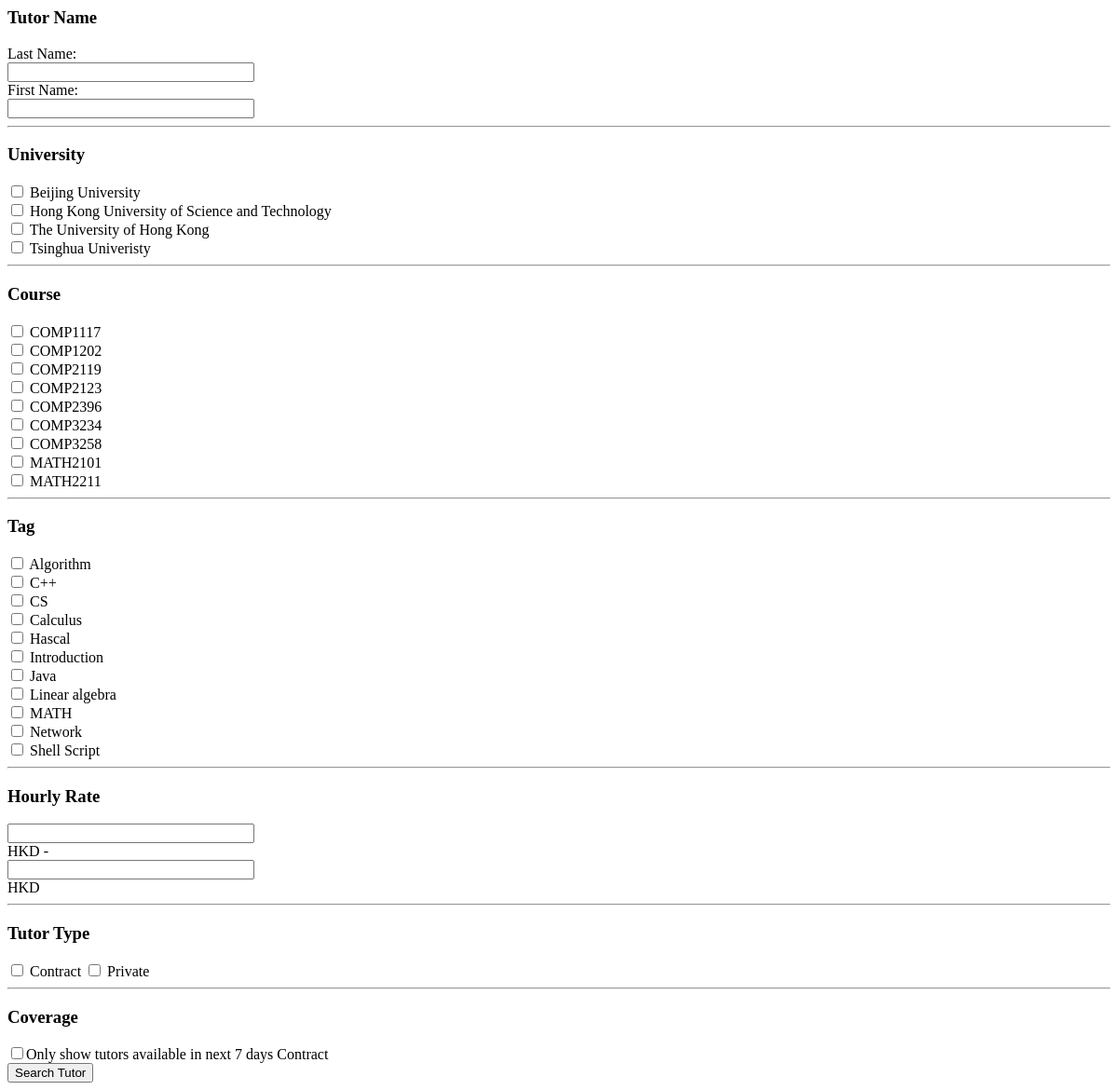
Before: /student/search/searchOption/ with the older database file.
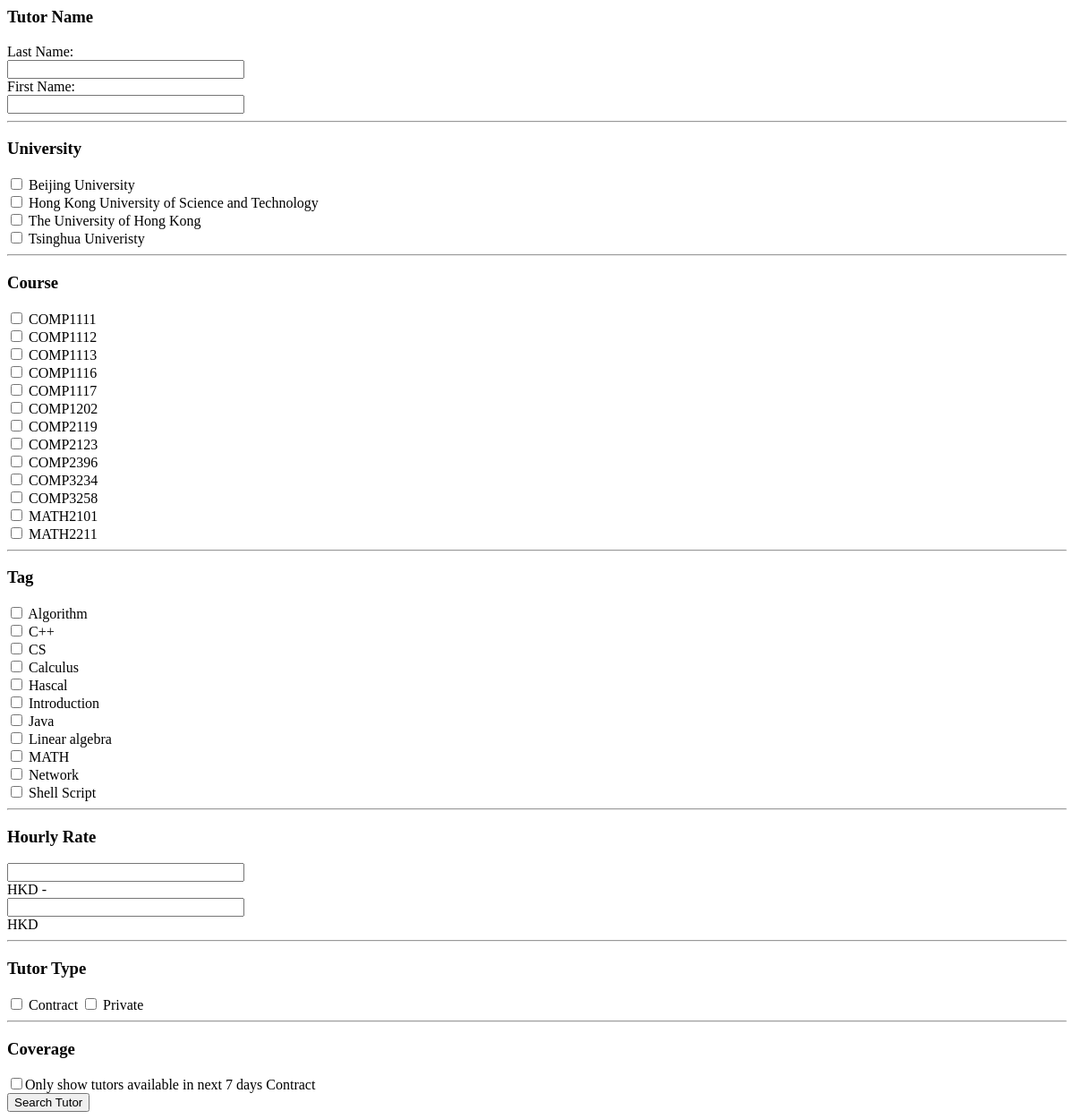
After: the same page with the newer database file.
### tutoria/models.py (models this page shows, shortened)
class Course(models.Model):
	university = models.CharField(max_length=50)
	code = models.CharField(max_length=200)
	description = models.CharField(max_length=2000)

class Tag(models.Model):
	content = models.CharField(max_length=50)

### tutoria/views/student_view/search_view.py (the view)
def searchOption(request):
	all_university = TutorProfile.objects.order_by('university').values_list('university', flat=True).distinct()
	all_course = Course.objects.order_by('code').values_list('code', flat=True).distinct()
	all_tag = Tag.objects.order_by('content').values_list('content', flat=True).distinct()
	return render_to_response('tutoria/student/searchpage.html', locals())

### tutoria/templates/tutoria/student/searchpage.html (shortened to what this page needs)
{% load static %}
<h3>Tutor Name</h3>
<div>
	<div class="form-group row" id="tutor_name">
		<div> Last Name: </div>
		<div class="col-3">
			<input class="form-control" id="last" type="text" size="30" name="textbox">
		</div>
	</div>
	<div class="form-group row" id="tutor_name">
		<div> First Name: </div>
		<div class="col-3">
			<input class="form-control" id="first" type="text" size="30" name="textbox">
		</div>
	</div>
</div>
<hr>
<h3>University</h3>
<div class="custom-form-group" id="university_list">
	{% for univ in all_university %}
	<div class="checkbox">
		<label class="custom-control custom-checkbox">
			<input type="checkbox" name="checkbox" class="custom-control-input university" value="{{univ}}">
			<span class="custom-control-description"> {{univ}} </span>
		</label>
	</div>
	{% endfor %}
</div>
<hr>
<h3>Course</h3>
<div class="custom-form-group" id="course_list">
	{% for course in all_course %}
	<div class="checkbox">
		<label class="custom-control custom-checkbox">
			<input type="checkbox" name="checkbox" class="custom-control-input course" value="{{course}}">
			<span class="custom-control-description"> {{course}} </span>
		</label>
	</div>
	{% endfor %}
</div>
<hr>
<h3>Tag</h3>
<div class="custom-form-group" id="tag_list">
	{% for tag in all_tag %}
	<div class="checkbox">
		<label class="custom-control custom-checkbox">
			<input type="checkbox" name="checkbox" class="custom-control-input tag" value="{{tag}}">
			<span class="custom-control-description"> {{tag}} </span>
		</label>
	</div>
	{% endfor %}
</div>
<hr>
<h3>Hourly Rate</h3>
<div class="custom-form-group row" id="hourly_rate_range">
	<div class="col-1">
		<input class="form-control" id="min" type="text" size="30" name="textbox">
	</div> HKD -
	<div class="col-1">
		<input class="form-control" id="max" type="text" size="30" name="textbox">
	</div> HKD
</div>
<hr>
<h3>Tutor Type</h3>
<div id="tutor_type">
	<label class="custom-control custom-checkbox">
		<input type="checkbox" class="custom-control-input type" name="checkbox" value="Contract">
		<span class="custom-control-description"> Contract </span>
	</label>
	<label class="custom-control custom-checkbox">
		<input type="checkbox" class="custom-control-input type" name="checkbox" value="Private">
		<span class="custom-control-description"> Private </span>
	</label>
</div>
<hr>
<h3>Coverage</h3>
<div id="seven_day">
	<label class="custom-control custom-checkbox">
		<input type="checkbox" class="custom-control-input coverage" name="checkbox" value="limited">Only show tutors available in next 7 days
		<span class="custom-control-description"> Contract </span>
	</label>
</div>
<button class="btn btn-outline-success col-6" onclick="getShortProfiles()">Search Tutor</button>

Changed rows visible on the page:
added Course: code "COMP1111"
added Course: code "COMP1112"
added Course: code "COMP1113"
added Course: code "COMP1116"
